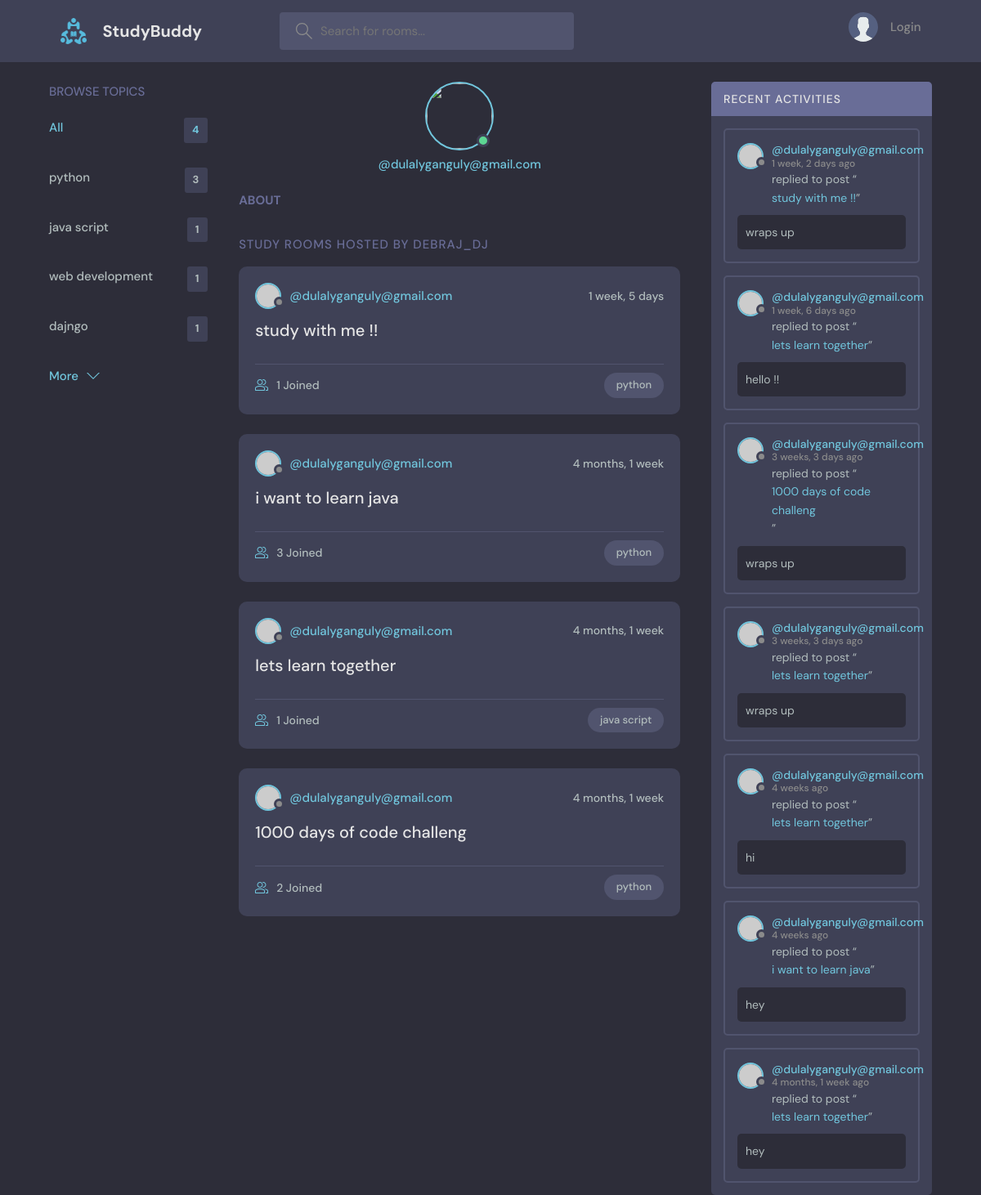
The app's page /profile/1/, older data.
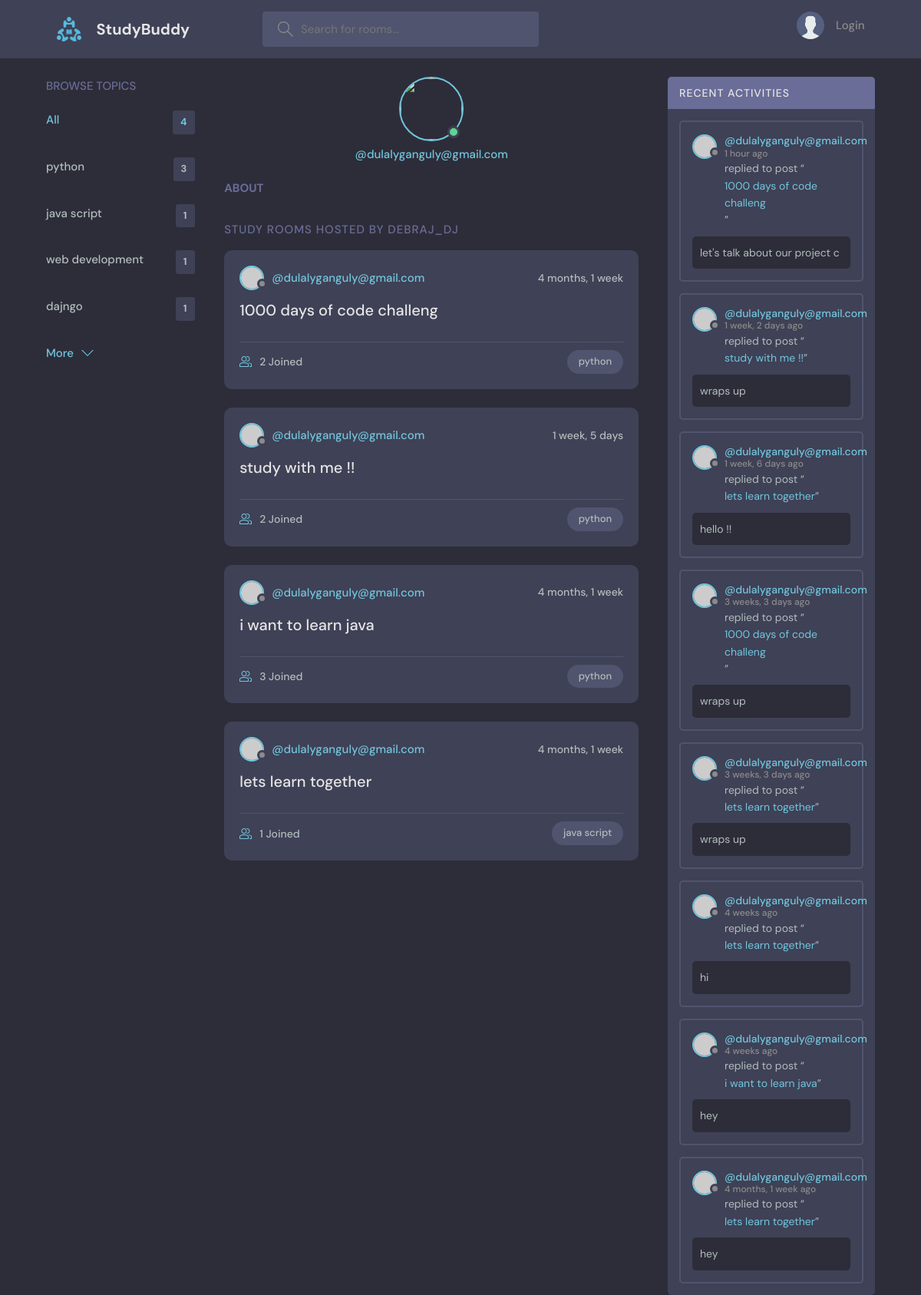
The same page, newer data.
### base/models.py (models this page shows, shortened)
class Topic(models.Model):
    name = models.CharField(max_length=200)

class Room(models.Model):
    host = models.ForeignKey(User, on_delete=models.SET_NULL, null=True)
    topic = models.ForeignKey(Topic, on_delete=models.SET_NULL, null=True)
    name = models.CharField(max_length=200)
    description = models.TextField(null=True, blank=True)
    participants = models.ManyToManyField(User, related_name='participants', blank=True)
    updated = models.DateTimeField(auto_now=True)
    created = models.DateTimeField(auto_now_add=True)
    class Meta:
        ordering = ['-updated', '-created']

class Message(models.Model):
    user = models.ForeignKey(User, on_delete=models.CASCADE)
    room = models.ForeignKey(Room, on_delete=models.CASCADE)
    body = models.TextField()
    updated = models.DateTimeField(auto_now=True)
    created = models.DateTimeField(auto_now_add=True)
    class Meta:
        ordering = ['-updated', '-created']

### base/views.py (the view)
# urls.py: path('profile/<str:pk>/', views.userprofile, name='user-profile'),
def userprofile(request,pk):
    user = User.objects.get(id=pk)
    rooms = user.room_set.all()
    room_message = user.message_set.all()
    topics = Topic.objects.all()
    context = {'user':user, 'rooms':rooms,'room_message':room_message,'topics':topics}
    return render(request,'base/profile.html',context)

### base/templates/base/profile.html (shortened to what this page needs)
{% extends 'main.html' %}
{% block content %}
<main class="profile-page layout layout--3">
  <div class="container">
    {% include 'base/topics_component.html' %}
    <div class="roomList">
      <div class="profile">
        <div class="profile__avatar">
          <div class="avatar avatar--large active">
            <img src="{{user.avatar.url}}"/>
          </div>
        </div>
        <div class="profile__info">
          <p>@{{user.username}}</p>
        </div>
        <div class="profile__about">
          <h3>About</h3>
        </div>
      </div>
      <div class="roomList__header">
        <div>
          <h2>Study Rooms Hosted by Debraj_dj</a>
          </h2>
        </div>
      </div>
      {% include 'base/feed_component.html' %}
    </div>
    {% include 'base/activity_component.html' %}
  </div>
</main>
{% endblock content %}

### base/templates/main.html (shortened to what this page needs)
<!DOCTYPE html>
{% load static %}
<html lang="en">
  <head>
    <link rel="stylesheet" href="{% static 'style/style.css' %}">
  </head>
  <body>
    {% include 'navbar.html' %}
    {% block content %}
    {% endblock %}
  </body>
</html>

### base/templates/navbar.html (shortened to what this page needs)
{% load static %}
<header class="header header--loggedIn">
    <div class="container">
      <a href="{% url 'home' %}" class="header__logo">
        <img src="{% static 'images/favicon.ico' %}" alt="logo">
        <h1>StudyBuddy</h1>
      </a>
      <form class="header__search" method = "GET" action = "{% url 'home'%}">
        <label>
          <input name ="q" placeholder="Search for rooms..." />
        </label>
      </form>
      <nav class="header__menu">
        {% if request.user.is_authenticated %}
        <div class="header__user">
          <a href="profile.html">
            <div class="avatar avatar--medium active">
              <img src="{%static 'images/6AB9A0C2-1816-4E82-9A41-6B07CA1870B2_1_105_c.jpeg'%}" />
            </div>
            <p> {{request.user.username}} <span>@{{request.user.username}}</span></p>
          </a>
          <button class="dropdown-button">
            <svg version="1.1" xmlns="http://www.w3.org/2000/svg" width="32" height="32" viewBox="0 0 32 32">
              <title>chevron-down</title>
              <path d="M16 21l-13-13h-3l16 16 16-16h-3l-13 13z"></path>
            </svg>
          </button>
        </div>
         {%else%}
         <a href="{%url 'login'%}">
          <img src="{% static 'images/avatar.svg'%}" />
          <p>Login</p>
          </a>
        {%endif%}
      </nav>
    </div>
  </header>

### base/templates/base/topics_component.html
<div class="topics">
    <div class="topics__header">
      <h2>Browse Topics</h2>
    </div>
    <ul class="topics__list">
      <li>
        <a href="{%url 'home'%}" class="active">All<span>{{topics.count}}</span></a>
      </li>
      {%for topic in topics%}
      <li>
        <a href="{% url 'home' %}?q={{ topic.name }}">{{topic.name}}<span>{{topic.room_set.all.count}} </span></a>
      </li>
      {%endfor %}
    </ul>
    <a class="btn btn--link" href="topics.html">
      More
      <svg version="1.1" xmlns="http://www.w3.org/2000/svg" width="32" height="32" viewBox="0 0 32 32">
        <title>chevron-down</title>
        <path d="M16 21l-13-13h-3l16 16 16-16h-3l-13 13z"></path>
      </svg>
    </a>
  </div>

### base/templates/base/feed_component.html (shortened to what this page needs)
{% for room in rooms%}
<div class="roomListRoom">
  <div class="roomListRoom__header">
    <a href="{% url 'user-profile' room.host.id%}" class="roomListRoom__author">
      <div class="avatar avatar--small">
        <img src="https://randomuser.me/api/portraits/women/11.jpg" />
      </div>
      <span>@{{room.host.username}}</span>
    </a>
    <div class="roomListRoom__actions">
      <span>{{room.created|timesince}}</span>
    </div>
  </div>
  <div class="roomListRoom__content">
    <a href="{% url 'room' room.id %}">{{room.name}}</a>
  </div>
  <div class="roomListRoom__meta">
    <a href="{% url 'room' room.id %}" class="roomListRoom__joined">
      {{room.participants.all.count}} Joined
    </a>
    <p class="roomListRoom__topic">{{room.topic.name}}</p>
  </div>
</div>
{% endfor %}

### base/templates/base/activity_component.html (shortened to what this page needs)
<div class="activities">
      <div class="activities__header">
        <h2>Recent Activities</h2>
      </div>
      {% for message in room_message %}
      <div class="activities__box">
        <div class="activities__boxHeader roomListRoom__header">
            <a href="{% url 'user-profile' message.user.id %}" class="roomListRoom__author">
            <div class="avatar avatar--small">
              <img src="https://randomuser.me/api/portraits/women/11.jpg" />
            </div>
            <p>
                  @{{message.user.username}}
              <span>{{message.created|timesince}} ago </span>
            </p>
          </a>
        </div>
        <div class="activities__boxContent">
          <p>replied to post “<a href="{%url 'room' message.room.id%}">{{message.room.name}}</a>”</p>
          <div class="activities__boxRoomContent">
           {{message.body }}
          </div>
        </div>
      </div>
       {%endfor%}
    </div>

Row changes from the older to the newer data that the page shows:
changed Room "1000 days of code challeng": moves up the list
computed for Room "study with me !!": participants.all.count "1" → "2"
added Message: user.username "dulalyganguly@gmail.com", created "1 hour", room.name "1000 days of code challeng", body "let's talk about our project c"
